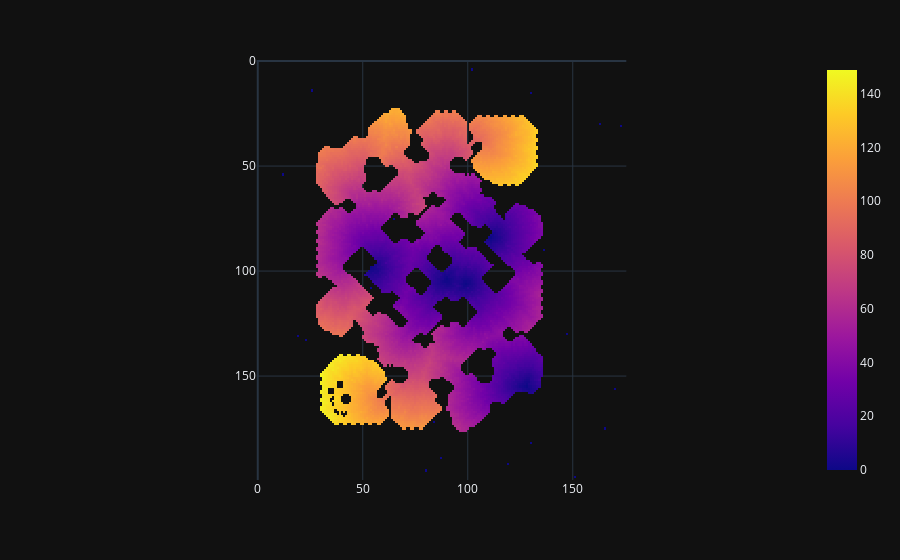

The code cell stored with this chart in its notebook:
### Code cell
px.imshow(dijkstra_ref(cost, np.array(targets, dtype=np.intp)))

### Figure 1 — Plotly figure (JSON) as saved in the notebook; plotly's stock layout.template omitted (floating-point values rounded to 4 significant figures; data arrays with more than 128 entries replaced by an {"elided": "..."} marker saying what was removed)
{"data": [{"coloraxis": "coloraxis", "name": "0", "z": {"elided": "200x176 float values"}, "type": "heatmap", "xaxis": "x", "yaxis": "y", "hovertemplate": "x: %{x}<br>y: %{y}<br>color: %{z}<extra></extra>"}], "layout": {"xaxis": {"anchor": "y", "domain": [0.0, 1.0], "scaleanchor": "y", "constrain": "domain"}, "yaxis": {"anchor": "x", "domain": [0.0, 1.0], "autorange": "reversed", "constrain": "domain"}, "coloraxis": {"colorscale": [[0.0, "#0d0887"], [0.1111, "#46039f"], [0.2222, "#7201a8"], [0.3333, "#9c179e"], [0.4444, "#bd3786"], [0.5556, "#d8576b"], [0.6667, "#ed7953"], [0.7778, "#fb9f3a"], [0.8889, "#fdca26"], [1.0, "#f0f921"]]}, "margin": {"t": 60}}}
